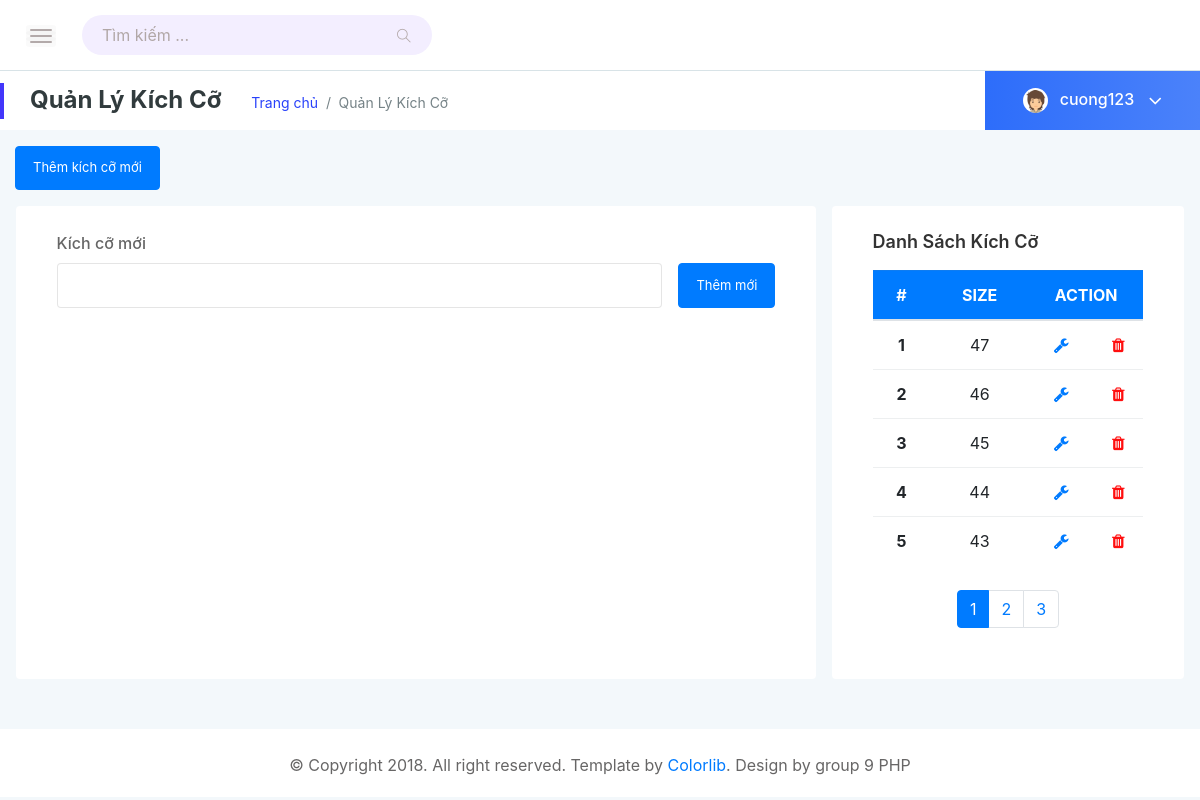
Screenshot of /admin/manage_size.php (signed in) with the database file from the repository.
### tables this page shows
CREATE TABLE `size` (
  `ID` int(11) NOT NULL,
  `name` int(11) NOT NULL,
  `status` tinyint(4) NOT NULL DEFAULT 1
);

### admin/component/page.php (called while the page is built)
<?php
    $current_page = !empty($_GET["page"])?$_GET["page"]:1;
    $offset = ($current_page - 1)*5;
?>

### admin/manage_size.php (the view, shortened to what this page needs)
<?php
    include("../connect.php");
    include("component/page.php");
    $sql =  "SELECT * FROM size ORDER BY ID DESC LIMIT 5 OFFSET $offset";
    $result = mysqli_query($con, $sql);
?>
<!DOCTYPE html>
<html lang="en">
<head>
    <?php include("component/css.php") ?>
</head>
<body class="body-bg">
    <div class="page-container">
        <div class="main-content">
            <?php include("component/search.php"); ?>
            <div class="page-title-area">
                <div class="row align-items-center">
                    <div class="col-sm-8">
                        <div class="breadcrumbs-area clearfix">
                            <h4 class="page-title pull-left"><b>Quản Lý Kích Cỡ</b></h4>
                            <ul class="breadcrumbs pull-left">
                                <li><a href="index.php">Trang chủ</a></li>
                                <li><span>Quản lý kích cỡ</span></li>
                            </ul>
                        </div>
                    </div>
                    <?php include("component/logged.php"); ?>
                </div>
            </div>
            <div class="main-content-inner">
                <button type="button" class="btn btn-primary mt-3 btn-show-add-size" onclick="{$('.addSizeForm').css('display','block');$('.updateSizeForm').css('display','none');}">Thêm kích cỡ mới</button></a>
                <div class="row">
                    <div class="col-lg-8 card mt-3 ml-3 mr-3">
                        <div class="card-body">
                            <form action="manage_size.php" method="post" class="addSizeForm mb-5">
                                <div class="form-group">
                                    <label for="exampleInputSize">Kích cỡ mới</label>
                                    <div class="d-flex justify-content-between fg">
                                        <input type="number" class="form-control" name="name" required>
                                        <button type="submit" class="btn btn-primary ml-3 pull-right btn-add-size" >Thêm mới</button>
                                    </div>
                                </div>
                            </form>
                        </div>
                    </div>
                    <div class="col card mt-3 mr-3 ">
                        <div class="card-body">
                            <h4 class="header-title">Danh sách kích cỡ</h4>
                            <div class="single-table">
                                <div class="table-responsive">
                                    <table class="table text-center">
                                        <thead class="text-uppercase bg-primary">
                                            <tr class="text-white">
                                                <th scope="col">#</th>
                                                <th scope="col">Size</th>
                                                <th scope="col" colspan="2">Action</th>
                                            </tr>
                                        </thead>
                                        <tbody>
                                        <?php
                               $count=0;
                               while($row = mysqli_fetch_assoc($result)){
                                   $count++;
                                            ?>
                                            <tr>
                                                <th scope="col"><?=$count?></th>
                                                <td><?=$row["name"]?></td>
                                                <td><a class="btn-update" onclick="update(<?=$row['ID']?>,<?=$row['name']?>)"><i class=" fa fa-wrench"></i></a></td>
                                                <td class="align-middle" width="50px">
                                                    <?php if($row['status']==1) { ?>
                                                    <a class="btn-remove" onclick="remove(<?=$row['ID']?>)"><i class=" fa fa-trash"></i></a>
                                                    <?php } else { ?>
                                                        <a class="text-success" style="cursor: pointer;" onclick="active(<?=$row['ID']?>)"><i class=" fa fa-get-pocket"></i></a>
                                                    <?php } ?>
                                                </td>
                                            </tr>
                                        <?php
                                }
                                        ?>
                                        </tbody>
                                    </table>
                                </div>
                            </div>
                            <?php
                                include("component/pagination.php");
                            ?>
                        </div>
                    </div>
                </div>
            </div>
        </div>
        <?php include("component/footer.php") ?>
    </div>
</body>
</html>

### assets/css/typography.css (style rules this page uses)
body { font-size: 16px; }
h1, h2, h3, h4, h5, h6 { margin: 0; }
b { font-weight: 700; }
a, a:visited { text-decoration: none; transition: all 0.3s ease-in-out; -webkit-transition: all 0.3s ease-in-out; -moz-transition: all 0.3s ease-in-out; -o-transition: all 0.3s ease-in-out; outline: 0; }
ul, ol { margin-bottom: 0px; margin-top: 0px; padding: 0; }
ul { margin: 0; list-style-type: none; }
button { cursor: pointer; outline: none!important; letter-spacing: 0; }
label, input { font-size: 16px; }

### assets/css/default-css.css (style rules this page uses)
* { margin: 0; padding: 0; box-sizing: border-box; }
*, *:before, *:after { -moz-box-sizing: border-box; -webkit-box-sizing: border-box; box-sizing: border-box; }
html { -webkit-font-smoothing: antialiased; }
body { background: #fff; font-weight: normal; -webkit-font-smoothing: antialiased; -webkit-text-size-adjust: 100%; }
:root { --primary-color: #4336FB; }
input[type=number] { -moz-appearance: textfield; }

### assets/css/admin-styles.css (style rules this page uses)
.page-container { width: 100%; height: 100%; min-height: 100vh; padding-left: 280px; -webkit-transition: padding-left 0.3s ease 0s; transition: padding-left 0.3s ease 0s; }
.sbar_collapsed.page-container { padding-left: 0; }
.card { border: none; border-radius: 4px; background-color: #fff; -webkit-transition: all 0.3s ease 0s; transition: all 0.3s ease 0s; }
.card-body { padding: 25.6px; padding: 1.6rem; }
.main-content { width: 100%; background: #F3F8FB; }
.main-content-inner { padding: 0 30px 50px; }
.body-bg { background: #F3F8FB; }
.page-title-area { padding: 0 30px; background: #fff; position: relative; }
.page-title-area:before { content: ''; position: absolute; left: 0; top: 50%; width: 4px; height: 36px; background: var(--primary-color); -webkit-transform: translateY(-50%); transform: translateY(-50%); }
.page-title { font-size: 24px; font-weight: 300; color: #313b3d; letter-spacing: 0; margin-right: 30px; }
ul.breadcrumbs { margin-top: 4px; }
.breadcrumbs li { display: inline-block; }
.breadcrumbs li a, .breadcrumbs li span { display: block; font-size: 14px; font-weight: 400; color: #2942fa; letter-spacing: 0; margin-right: 16px; position: relative; }
.breadcrumbs li a:before { content: '/'; color: #768387; position: absolute; right: -13px; top: 0; }
.breadcrumbs li span { margin-right: 0; color: #768387; text-transform: capitalize; }
.header-title { font-size: 18px; font-weight: 600; letter-spacing: 0; color: #333; text-transform: capitalize; margin-bottom: 17px; }
.btn { padding: 11px 17px; font-size: 13px; letter-spacing: 0; }
.btn-remove i { color:#ff0e0e; }
.btn-update i { color:#007BFF; }
.form-control, .form-control:focus { outline: none; box-shadow: none; }
.form-control { font-size: 14px; border: 1px solid rgba(170, 170, 170, .3); padding: 10.72px 12.8px; padding: .67rem .8rem; }
label { font-weight: 500; color: #666; display: inline-block; margin-bottom: 8px; margin-bottom: .5rem; }
.single-table .table { margin-bottom: 0; }
table tr th { border-bottom: none; }
table tr th, table tr td { border-top: 1px solid rgba(120, 130, 140, 0.13) !important; }

### assets/css/responsive.css (style rules this page uses)
@media (min-width: 1200px) and (max-width: 1364px) { .main-content-inner { padding: 0 15px 50px; } }
@media (min-width: 1200px) and (max-width: 1364px) { .page-container, .sbar_collapsed.page-container { padding-left: 0; } }

### rows the page displays
size: name "47"
size: name "46"
size: name "45"
size: name "44"
size: name "43"

### other values shown
$_SESSION['UserName'] "cuong123"
